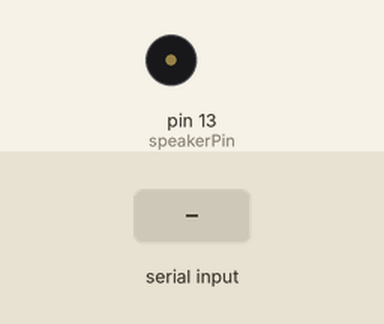
Recording of a sketch running on a simulated Arduino Uno, built with avr-gcc and run on an emulated ATmega328P. Shown: buzzer (waves = sounding). The test bench sets the inputs (shaded band).

Above: at 1.2 s.
1.3 s: "90,45,200\n" received over Serial
At 2.8 s:
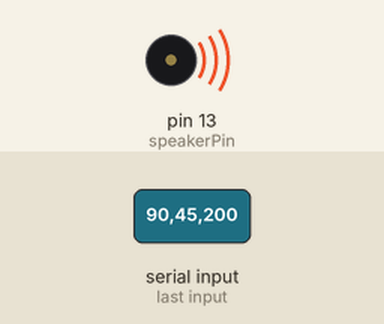
Timing chart, 0 to 4.3 s (numbered marks = the images above; inputs shaded):
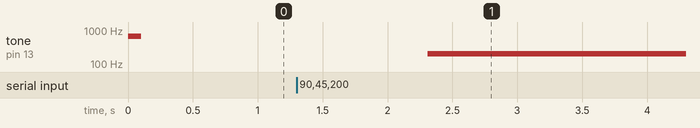

The sketch:

buzzer-music.ino
```cpp
#include "./melody.h"
#include "./notes.h"

// Melodies
#include "melodies/example.h"
#include "melodies/twinkle-twinkle-little-star.h"
// #include "melodies/all-star.h"

const int speakerPin = 13;

void setup()
{
  Serial.begin(9600);

  pinMode(speakerPin, OUTPUT);
  tone(speakerPin, 650, 100);
}

void serialEvent()
{
    // tempo|note1@beat1|note2@beat2|note3@beat3|note4@beat4... tempo, beats, and notes are 4 char long ints
    // 0114|0370@0004|0554@0002|0466@0004|0466@0002
    String in1 = "0114|0370@0004|0554@0002|0466@0004|0466@0002";
    String in = Serial.readString();
    int tempo = in.substring(0, 4).toInt();
    String consumeString = in.substring(5);
    int len = (in.length() + 1) / 10; // 0000|.. ends with 0000, add one to get a length that is divisible with 5
    int notes[len];
    int beats[len];

    for (int i = 0; i < len; i++)
    {
      notes[i] = consumeString.substring(1, 4).toInt();
      beats[i] = consumeString.substring(5, 9).toInt();
      consumeString = consumeString.substring(10);
    }

    play(len, tempo, notes, beats);
}

void loop()
{
  // playMelody(ex);
  // delay(1000);
  // playMelody(ttls);
  // delay(1000);
  // playMelody(hbty);
  // delay(1000);
  // playMelody(jvedt);
  // delay(1000);
  // playMelody(tom);
  // delay(1000);
  // playMelody(as);
  // delay(1000);
}

void playMelody(Melody m)
{
  String mName = m.getMelodyName();
  int mLength = m.getMelodyLength();
  int* notes = m.getNotes();
  int* beats = m.getBeats();
  int tempo = m.getTempo();

  Serial.print("\nNow playing: ");
  Serial.println(mName);
  Serial.print("Length: ");
  Serial.println(mLength);
  Serial.print("Tempo: ");
  Serial.println(tempo);

  play(mLength, tempo, notes, beats);
}

void play(int len, int tempo, int* notes, int* beats)
{
  for (int i = 0; i < len; i++)
  {
    // Rest/Pause
    if (notes[i] == 0)
    {
      delay(beats[i] * tempo);
      continue;
    }

    tone(speakerPin, notes[i], beats[i] * tempo);

    // pause between notes
    delay(tempo * 4);
  }
}
```

example.h
```cpp
String exName = "Example Melody";
int exNotes[] = { NOTE_FS4, NOTE_FS4, NOTE_FS4, NOTE_FS4, NOTE_FS4, NOTE_FS4, NOTE_FS4, NOTE_FS4, 0 };
int exBeats[] = { 10, 10, 10, 10, 10, 10, 10, 10, 0 };
int exTempo = 100;
Melody ex = Melody(exName, exNotes, exBeats, exTempo);
```

twinkle-twinkle-little-star.h
```cpp
String ttlsName = "Twinkle Twinkle Little Star";
int ttlsNotes[] = { NOTE_C6, NOTE_C6, NOTE_G6, NOTE_G6, NOTE_A6, NOTE_A6, NOTE_G6,
                    NOTE_F6, NOTE_F6, NOTE_E6, NOTE_E6, NOTE_D6, NOTE_D6, NOTE_C6, 0 }; // Zero ( 0 ) represents a rest
int ttlsBeats[] = { 1, 1, 1, 1, 1, 1, 2,
                    1, 1, 1, 1, 1, 1, 2, 4,
                    0 };
int ttlsTempo = 300;
Melody ttls = Melody(ttlsName, ttlsNotes, ttlsBeats, ttlsTempo);
```

melody.h
```cpp
// https://www.arduino.cc/en/tutorial/melody
// https://roboticsbackend.com/arduino-object-oriented-programming-oop/

class Melody
{
  private:
    String melodyName;
    int melodyLength;
    int* notes;
    int* beats;
    int tempo;

  public:
    Melody(String melodyName, int* notes, int* beats, int tempo)
    {
      this->melodyName = melodyName;

      int len = 0;
      for(len; true; len++)
        if(beats[len] == 0)
          break;

      this->melodyLength = len;

      this->notes = notes;
      this->beats = beats;
      this->tempo = tempo;
    }

    void setMelodyName(String melodyName)
    {
      this->melodyName = melodyName;
    }

    String getMelodyName()
    {
      return this->melodyName;
    }

    void setMelodyLength(int melodyLength)
    {
      this->melodyLength = melodyLength;
    }

    int getMelodyLength()
    {
      return this->melodyLength;
    }

    void setNotes(int* notes)
    {
      this->notes = notes;
    }

    int* getNotes()
    {
      return this->notes;
    }

    void setBeats(int* beats)
    {
      this->beats = beats;
    }

    int* getBeats()
    {
      return this->beats;
    }

    void setTempo(int tempo)
    {
      this->tempo = tempo;
    }

    int getTempo()
    {
      return this->tempo;
    }
};
```

notes.h
```cpp
#define NOTE_B0  31
#define NOTE_C1  33
#define NOTE_CS1 35
#define NOTE_D1  37
#define NOTE_DS1 39
#define NOTE_E1  41
#define NOTE_F1  44
#define NOTE_FS1 46
#define NOTE_G1  49
#define NOTE_GS1 52
#define NOTE_A1  55
#define NOTE_AS1 58
#define NOTE_B1  62
#define NOTE_C2  65
#define NOTE_CS2 69
#define NOTE_D2  73
#define NOTE_DS2 78
#define NOTE_E2  82
#define NOTE_F2  87
#define NOTE_FS2 93
#define NOTE_G2  98
#define NOTE_GS2 104
#define NOTE_A2  110
#define NOTE_AS2 117
#define NOTE_B2  123
#define NOTE_C3  131
#define NOTE_CS3 139
#define NOTE_D3  147
#define NOTE_DS3 156
#define NOTE_E3  165
#define NOTE_F3  175
#define NOTE_FS3 185
#define NOTE_G3  196
#define NOTE_GS3 208
#define NOTE_A3  220
#define NOTE_AS3 233
#define NOTE_B3  247
#define NOTE_C4  262
#define NOTE_CS4 277
#define NOTE_D4  294
#define NOTE_DS4 311
#define NOTE_E4  330
#define NOTE_F4  349
#define NOTE_FS4 370
#define NOTE_G4  392
#define NOTE_GS4 415
#define NOTE_A4  440
#define NOTE_AS4 466
#define NOTE_B4  494
#define NOTE_C5  523
#define NOTE_CS5 554
#define NOTE_D5  587
#define NOTE_DS5 622
#define NOTE_E5  659
#define NOTE_F5  698
#define NOTE_FS5 740
#define NOTE_G5  784
#define NOTE_GS5 831
#define NOTE_A5  880
#define NOTE_AS5 932
#define NOTE_B5  988
#define NOTE_C6  1047
#define NOTE_CS6 1109
#define NOTE_D6  1175
#define NOTE_DS6 1245
#define NOTE_E6  1319
#define NOTE_F6  1397
#define NOTE_FS6 1480
#define NOTE_G6  1568
#define NOTE_GS6 1661
#define NOTE_A6  1760
#define NOTE_AS6 1865
#define NOTE_B6  1976
#define NOTE_C7  2093
#define NOTE_CS7 2217
#define NOTE_D7  2349
#define NOTE_DS7 2489
#define NOTE_E7  2637
#define NOTE_F7  2794
#define NOTE_FS7 2960
#define NOTE_G7  3136
#define NOTE_GS7 3322
#define NOTE_A7  3520
#define NOTE_AS7 3729
#define NOTE_B7  3951
#define NOTE_C8  4186
#define NOTE_CS8 4435
#define NOTE_D8  4699
#define NOTE_DS8 4978
```

Measured:
- after the input at 1.3 s, tone on pin 13 (speakerPin): silent → 200 Hz after 1.0 s
